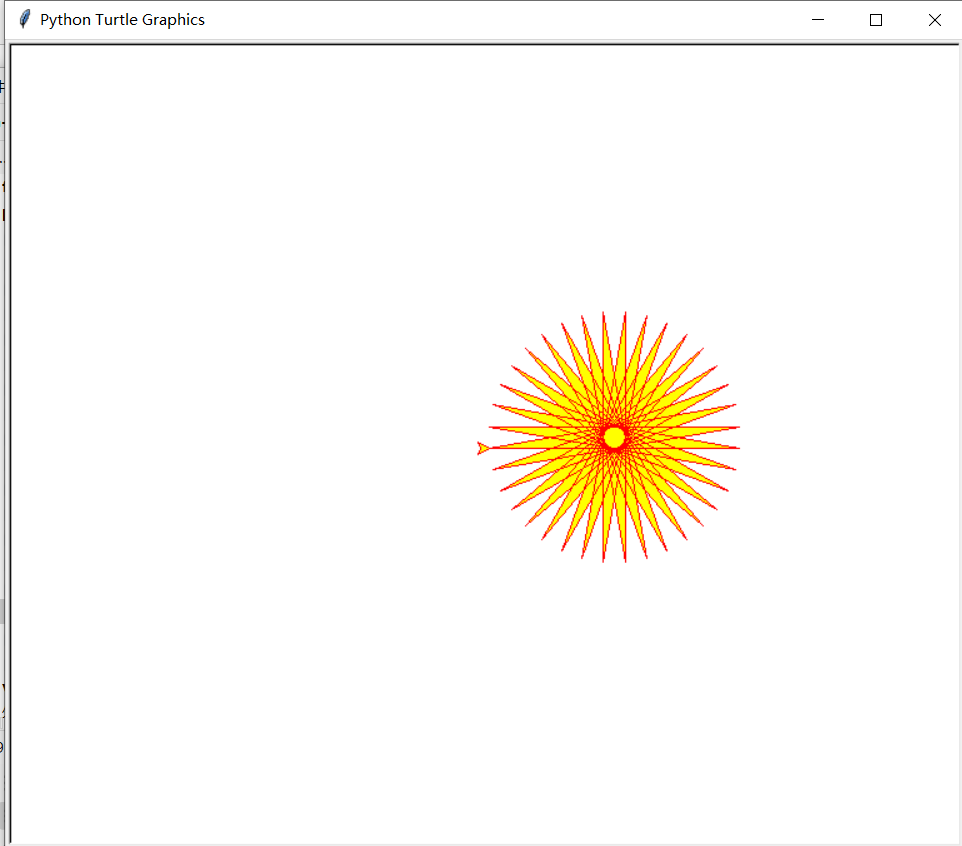

Generate this figure with Python:
import turtle as t

t.speed(100)
t.color('red' ,'yellow')
t.begin_fill()
while True:
    t.forward(200)
    t.left(170)
    if abs(t.pos()) <1:
        break
t.end_fill()
t.done()
